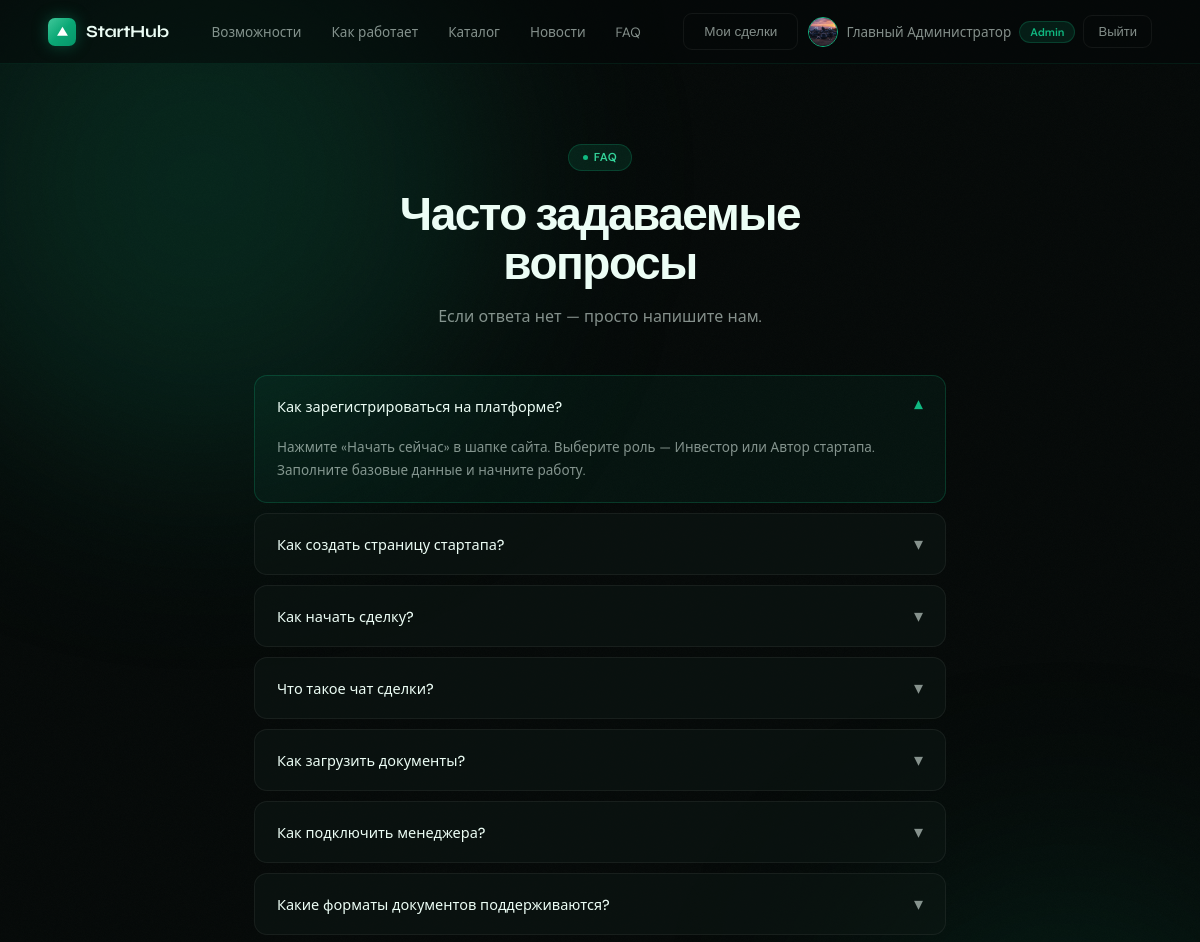
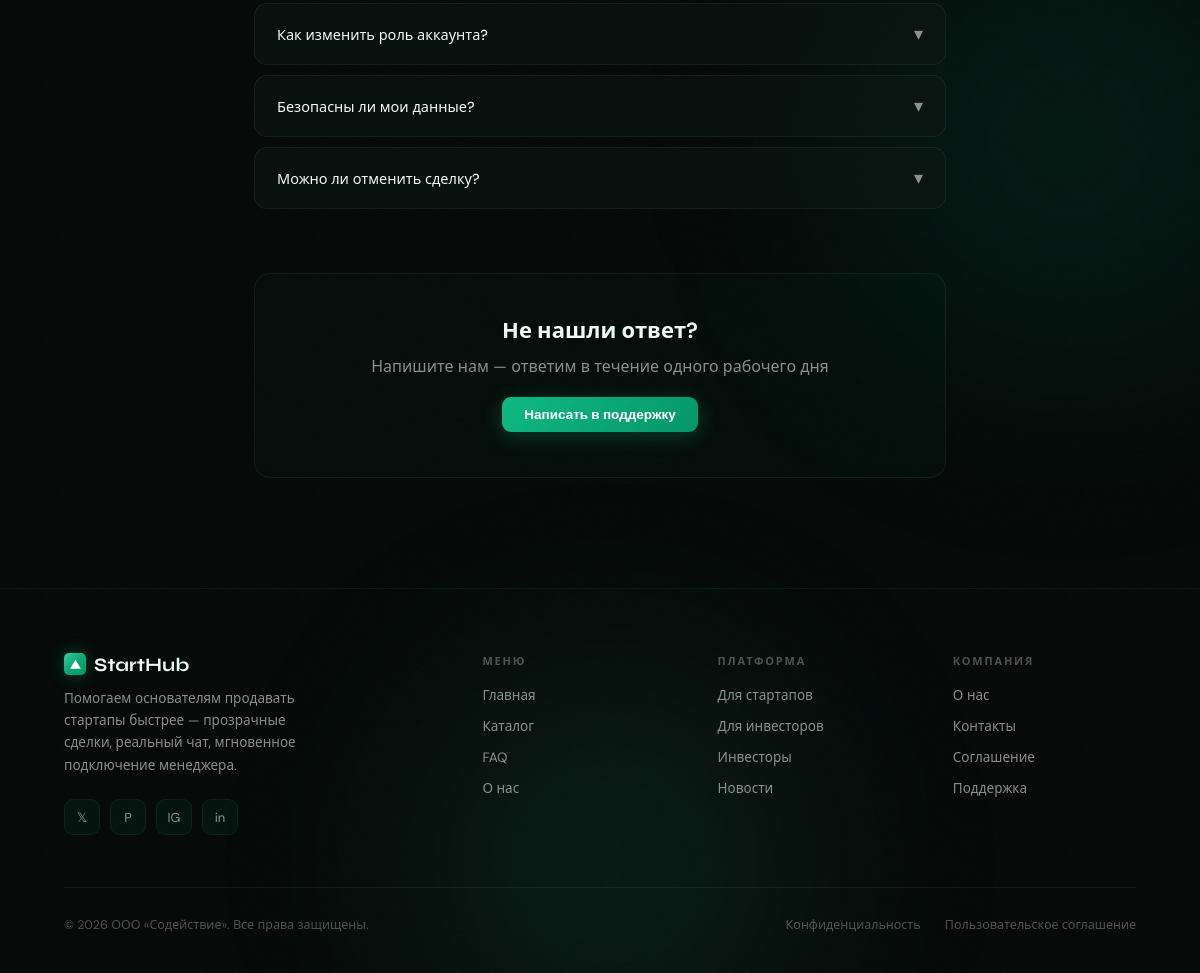
Screenshot of /faq (signed in) with the database file from the repository (2 pictures, top to bottom).
### models/user.py (models this page shows)
class User(Base):
    __tablename__ = "users"
    id              = Column(Integer, primary_key=True)
    email           = Column(String(255), unique=True, nullable=False, index=True)
    username        = Column(String(64),  unique=True, nullable=False)
    hashed_password = Column(String(255), nullable=False)
    role            = Column(Enum(UserRole), default=UserRole.buyer, nullable=False)
    full_name       = Column(String(128))
    avatar          = Column(String(512))
    bio             = Column(Text)
    phone           = Column(String(32))
    telegram        = Column(String(64))
    website         = Column(String(256))
    location        = Column(String(128))
    is_active       = Column(Boolean, default=True)
    is_verified     = Column(Boolean, default=False)
    is_banned       = Column(Boolean, default=False)
    ban_reason      = Column(Text)
    last_seen       = Column(DateTime, default=lambda: datetime.now(timezone.utc))
    created_at      = Column(DateTime, default=lambda: datetime.now(timezone.utc))
    updated_at      = Column(DateTime, default=lambda: datetime.now(timezone.utc),
                             onupdate=lambda: datetime.now(timezone.utc))
    startups          = relationship("Startup", back_populates="author", lazy="select")
    deals_as_buyer    = relationship("Deal", back_populates="buyer", foreign_keys="Deal.buyer_id")
    messages          = relationship("Message", back_populates="sender")
    favorite_startups = relationship("Startup", secondary=favorites, back_populates="favorited_by")
    notifications     = relationship("Notification", back_populates="user", cascade="all, delete-orphan")
    reviews_given     = relationship("Review", back_populates="author",      foreign_keys="Review.author_id")
    reviews_received  = relationship("Review", back_populates="target_user", foreign_keys="Review.target_user_id")
    tickets           = relationship("SupportTicket", back_populates="user", foreign_keys="SupportTicket.user_id")
    wallet            = relationship("Wallet", back_populates="user", uselist=False, cascade="all, delete-orphan")
    activity_logs     = relationship("ActivityLog", back_populates="user", cascade="all, delete-orphan")

### routers/public.py (the view)
@router.get("/faq",     response_class=HTMLResponse)
async def faq(request: Request, db: AsyncSession = Depends(get_db)):
    user = await get_current_user(request, db)
    return render(request, "faq.html", {"user": user})

### templates/faq.html (shortened to what this page needs)
{% extends "base.html" %}
{% block content %}
<section class="faq-section" style="padding-top:80px">
  <div class="section-label">FAQ</div>
  <h1 class="section-title">Часто задаваемые<br>вопросы</h1>
  <p style="font-size:16px;color:var(--text-muted);max-width:500px;margin:0 auto">Если ответа нет — просто напишите нам.</p>
  <div class="faq-list" style="margin-top:48px">
    {% for q, a in faqs %}
    <div class="faq-item {% if loop.first %}open{% endif %}">
      <div class="faq-q" onclick="toggleFaq(this)">{{ q }}<span class="faq-arrow">▾</span></div>
      <div class="faq-a"><div class="faq-a-inner">{{ a }}</div></div>
    </div>
    {% endfor %}
  </div>
  <div style="margin-top:64px;text-align:center;background:var(--card-bg);border:1px solid var(--card-border);border-radius:16px;padding:40px">
    <h2 style="font-size:22px;font-weight:700;margin-bottom:10px">Не нашли ответ?</h2>
    <p style="color:var(--text-muted);margin-bottom:20px">Напишите нам — ответим в течение одного рабочего дня</p>
    <a href="mailto:support@starthub.ru" class="btn-orange" style="display:inline-block">Написать в поддержку</a>
  </div>
</section>
{% endblock %}

### templates/base.html (shortened to what this page needs)
<!DOCTYPE html>
<html lang="ru">
<head>
<link rel="stylesheet" href="/static/css/main.css">
</head>
<body>
<div class="blob-container">
  <div class="blob b1"></div>
  <div class="blob b2"></div>
  <div class="blob b3"></div>
</div>
<div class="wrap">
<nav id="main-nav">
  <a href="/" class="nav-logo">
    <div class="nav-logo-mark">
      <svg viewBox="0 0 24 24" xmlns="http://www.w3.org/2000/svg"><polygon points="12,3 2,20 22,20"/></svg>
    </div>
    StartHub
  </a>
  <ul class="nav-links">
    <li><a href="/#why">Возможности</a></li>
    <li><a href="/#how">Как работает</a></li>
    <li><a href="/catalog">Каталог</a></li>
    <li><a href="/news">Новости</a></li>
    <li><a href="/faq">FAQ</a></li>
  </ul>
  <div class="nav-right">
    {% if user %}
      <a href="/my-deals" class="btn-ghost">Мои сделки</a>
      <div class="nav-avatar-wrap">
        <a href="/profile" class="nav-avatar-btn">
          {% if user.avatar %}
            <img src="{{ user.avatar }}" class="nav-avatar-img" alt="">
          {% else %}
            <div class="nav-avatar-placeholder">{{ (user.full_name or user.username)[0].upper() }}</div>
          {% endif %}
          <span>{{ user.full_name or user.username }}</span>
        </a>
        {% if user.role in ['admin', 'manager'] %}
          <a href="{% if user.role == 'admin' %}/admin/dashboard{% else %}/manager/dashboard{% endif %}" class="nav-admin-badge">
            {% if user.role == 'admin' %}Admin{% else %}Manager{% endif %}
          </a>
        {% endif %}
        <a href="/logout" class="btn-ghost" style="font-size:13px;padding:7px 14px">Выйти</a>
      </div>
    {% else %}
      <a href="/login" class="btn-ghost">Войти</a>
      <a href="/register" class="btn-em">Начать сейчас</a>
    {% endif %}
  </div>
</nav>
{% block content %}{% endblock %}
<footer>
  <div class="footer-top">
    <div class="footer-brand">
      <h3>
        <div class="nav-logo-mark" style="width:22px;height:22px;border-radius:5px">
          <svg viewBox="0 0 24 24" width="11" height="11" xmlns="http://www.w3.org/2000/svg"><polygon points="12,3 2,20 22,20" fill="#fff"/></svg>
        </div>
        StartHub
      </h3>
      <p>Помогаем основателям продавать стартапы быстрее — прозрачные сделки, реальный чат, мгновенное подключение менеджера.</p>
      <div class="footer-socials">
        <div class="social-btn">𝕏</div>
        <div class="social-btn">P</div>
        <div class="social-btn">IG</div>
        <div class="social-btn">in</div>
      </div>
    </div>
    <div class="footer-col">
      <h4>Меню</h4>
      <ul>
        <li><a href="/">Главная</a></li>
        <li><a href="/catalog">Каталог</a></li>
        <li><a href="/faq">FAQ</a></li>
        <li><a href="/about">О нас</a></li>
      </ul>
    </div>
    <div class="footer-col">
      <h4>Платформа</h4>
      <ul>
        <li><a href="/register?role=author">Для стартапов</a></li>
        <li><a href="/register?role=buyer">Для инвесторов</a></li>
        <li><a href="/investors">Инвесторы</a></li>
        <li><a href="/news">Новости</a></li>
      </ul>
    </div>
    <div class="footer-col">
      <h4>Компания</h4>
      <ul>
        <li><a href="/about">О нас</a></li>
        <li><a href="/contact">Контакты</a></li>
        <li><a href="/terms">Соглашение</a></li>
        <li><a href="/support">Поддержка</a></li>
      </ul>
    </div>
  </div>
  <div class="footer-bottom">
    <p>© 2026 ООО «Содействие». Все права защищены.</p>
    <div class="footer-bottom-links">
      <a href="/terms">Конфиденциальность</a>
      <a href="/terms">Пользовательское соглашение</a>
    </div>
  </div>
</footer>
</div>
</body>
</html>

### rows the page displays
User: avatar (picture), full_name "Главный Администратор"

### other values shown
{{ q }} "Как зарегистрироваться на платформе?" "Как создать страницу стартапа?" "Как начать сделку?" "Что такое чат сделки?" "Как загрузить документы?" "Как подключить менеджера?" "Какие форматы документов поддерживаются?" "Как изменить роль аккаунта?" "Безопасны ли мои данные?" "Можно ли отменить сделку?"
{{ a }} "Нажмите «Начать сейчас» в шапке сайта. Выберите роль — Инвестор или Автор стартапа. Заполните базовые данные и начните работу."
